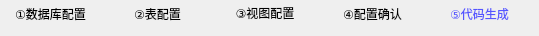
        <widget class="QWidget" name="page_step_15">
         <widget class="QWidget" name="layoutWidget_32">
          <property name="geometry">
           <rect>
            <x>0</x>
            <y>0</y>
            <width>530</width>
            <height>27</height>
           </rect>
          </property>
          <layout class="QHBoxLayout" name="horizontalLayout_59">
           <item>
            <widget class="QLabel" name="label_step1_15">
             <property name="styleSheet">
              <string notr="true"/>
             </property>
             <property name="text">
              <string>①数据库配置</string>
             </property>
             <property name="alignment">
              <set>Qt::AlignCenter</set>
             </property>
            </widget>
           </item>
           <item>
            <widget class="QLabel" name="label_step2_15">
             <property name="text">
              <string>②表配置</string>
             </property>
             <property name="alignment">
              <set>Qt::AlignCenter</set>
             </property>
            </widget>
           </item>
           <item>
            <widget class="QLabel" name="label_step3_15">
             <property name="sizePolicy">
              <sizepolicy hsizetype="Preferred" vsizetype="Fixed">
               <horstretch>0</horstretch>
               <verstretch>0</verstretch>
              </sizepolicy>
             </property>
             <property name="text">
              <string>③视图配置</string>
             </property>
             <property name="alignment">
              <set>Qt::AlignCenter</set>
             </property>
            </widget>
           </item>
           <item>
            <widget class="QLabel" name="label_step4_15">
             <property name="text">
              <string>④配置确认</string>
             </property>
             <property name="alignment">
              <set>Qt::AlignCenter</set>
             </property>
            </widget>
           </item>
           <item>
            <widget class="QLabel" name="label_step5_15">
             <property name="styleSheet">
              <string notr="true">QLabel
{
	
	color: rgb(85, 85, 255);
}</string>
             </property>
             <property name="text">
              <string>⑤代码生成</string>
             </property>
             <property name="alignment">
              <set>Qt::AlignCenter</set>
             </property>
            </widget>
           </item>
          </layout>
         </widget>
        </widget>
